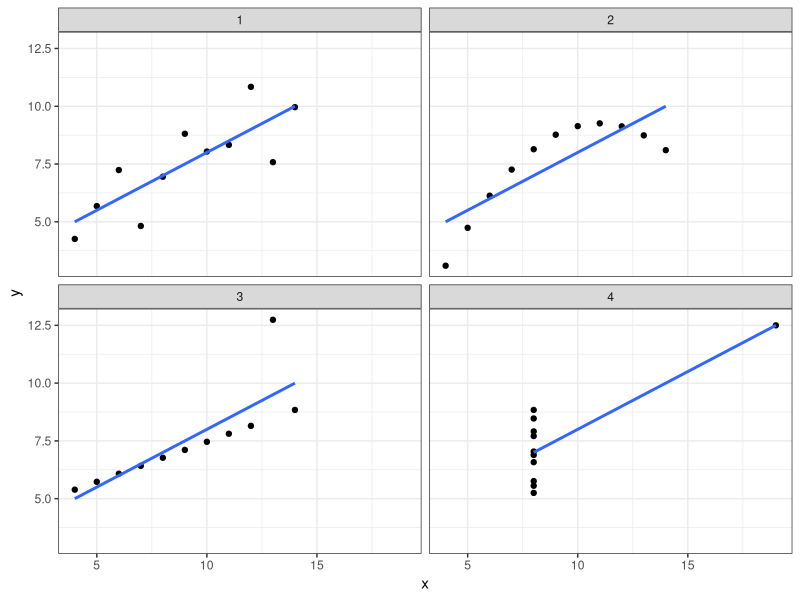

Source code (R):
## ---- chunk 1
library(tidyr)
library(dplyr)
library(ggplot2)

anscombe_tidy_hide <- anscombe %>% tbl_df %>%
  mutate(obs = seq_len(n())) %>%
  gather(key, value, -obs) %>%
  separate(key, c('var','set'), 1) %>%
  spread(var, value) %>%
  arrange(set)
## ---- chunk 2
anscombe_tidy_hide %>%
  group_by(set) %>%
  summarize(len.data = n(),
            mean.x = round(mean(x), digits = 2),
            mean.y = round(mean(y), digits = 2),
            variance.x = round(var(x), digits = 2),
            variance.y = round(var(y), digits = 2),
            set.correlation = round(cor(x,y), digits = 2))
## ---- chunk 3
anscombe_tidy_hide %>%
  ggplot(aes(x,y)) +
    geom_point() +
    facet_wrap(~set) +
    geom_smooth(method='lm', se=FALSE) +
    theme_bw()
## ---- chunk 4
anscombe %>% tbl_df
## ---- chunk 5
anscombe_tidy_hide %>% tbl_df
## ---- chunk 6
anscombe_tidy <- anscombe %>% tbl_df %>%
  mutate(obs = seq_len(n()))

anscombe_tidy
## ---- chunk 7
anscombe_tidy <- anscombe_tidy %>% 
  tidyr::gather(key, value, -obs)

anscombe_tidy
## ---- chunk 8
anscombe_tidy <- anscombe_tidy %>%
  tidyr::separate(key, into = c('var', 'set'), sep = 1)

anscombe_tidy
## ---- chunk 9
anscombe_tidy <- anscombe_tidy %>%
  tidyr::spread(var, value)

anscombe_tidy
